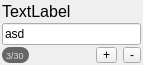
<?xml version="1.0" encoding="UTF-8"?>
<ui version="4.0">
 <class>CategoryTreeItemWidget</class>
 <widget class="QWidget" name="CategoryTreeItemWidget">
  <property name="geometry">
   <rect>
    <x>0</x>
    <y>0</y>
    <width>143</width>
    <height>64</height>
   </rect>
  </property>
  <property name="windowTitle">
   <string>Form</string>
  </property>
  <layout class="QVBoxLayout" name="verticalLayout">
   <property name="spacing">
    <number>2</number>
   </property>
   <property name="leftMargin">
    <number>2</number>
   </property>
   <property name="topMargin">
    <number>2</number>
   </property>
   <property name="rightMargin">
    <number>2</number>
   </property>
   <property name="bottomMargin">
    <number>2</number>
   </property>
   <item>
    <widget class="ClickableLabel" name="title">
     <property name="styleSheet">
      <string notr="true">font-size: 16px</string>
     </property>
     <property name="text">
      <string>TextLabel</string>
     </property>
    </widget>
   </item>
   <item>
    <widget class="QLineEdit" name="titleEdit">
     <property name="styleSheet">
      <string notr="true"/>
     </property>
     <property name="text">
      <string>asd</string>
     </property>
     <property name="maxLength">
      <number>64</number>
     </property>
     <property name="frame">
      <bool>true</bool>
     </property>
    </widget>
   </item>
   <item>
    <widget class="QWidget" name="widget" native="true">
     <property name="sizePolicy">
      <sizepolicy hsizetype="Preferred" vsizetype="Fixed">
       <horstretch>0</horstretch>
       <verstretch>0</verstretch>
      </sizepolicy>
     </property>
     <property name="maximumSize">
      <size>
       <width>16777215</width>
       <height>16</height>
      </size>
     </property>
     <layout class="QHBoxLayout" name="horizontalLayout">
      <property name="leftMargin">
       <number>0</number>
      </property>
      <property name="topMargin">
       <number>0</number>
      </property>
      <property name="rightMargin">
       <number>0</number>
      </property>
      <property name="bottomMargin">
       <number>0</number>
      </property>
      <item>
       <widget class="QLabel" name="notes">
        <property name="sizePolicy">
         <sizepolicy hsizetype="Preferred" vsizetype="Preferred">
          <horstretch>0</horstretch>
          <verstretch>0</verstretch>
         </sizepolicy>
        </property>
        <property name="statusTip">
         <string>Notes in TODO / Total notes</string>
        </property>
        <property name="styleSheet">
         <string notr="true">font-size: 9px;
color: #ddd;
border-radius: 8px;
padding-left: 2px;
padding-right: 2px;
background-color: #666;</string>
        </property>
        <property name="text">
         <string>3/30</string>
        </property>
       </widget>
      </item>
      <item>
       <spacer name="horizontalSpacer">
        <property name="orientation">
         <enum>Qt::Horizontal</enum>
        </property>
        <property name="sizeHint" stdset="0">
         <size>
          <width>40</width>
          <height>20</height>
         </size>
        </property>
       </spacer>
      </item>
      <item>
       <widget class="QToolButton" name="addChildBtn">
        <property name="toolTip">
         <string>Add child category</string>
        </property>
        <property name="statusTip">
         <string>Add child category</string>
        </property>
        <property name="text">
         <string>+</string>
        </property>
       </widget>
      </item>
      <item>
       <widget class="QToolButton" name="delBtn">
        <property name="toolTip">
         <string>Remove this category</string>
        </property>
        <property name="statusTip">
         <string>Remove this category</string>
        </property>
        <property name="text">
         <string>-</string>
        </property>
       </widget>
      </item>
     </layout>
    </widget>
   </item>
  </layout>
 </widget>
 <customwidgets>
  <customwidget>
   <class>ClickableLabel</class>
   <extends>QLabel</extends>
   <header>ClickableLabel.hpp</header>
  </customwidget>
 </customwidgets>
 <resources/>
 <connections/>
</ui>
